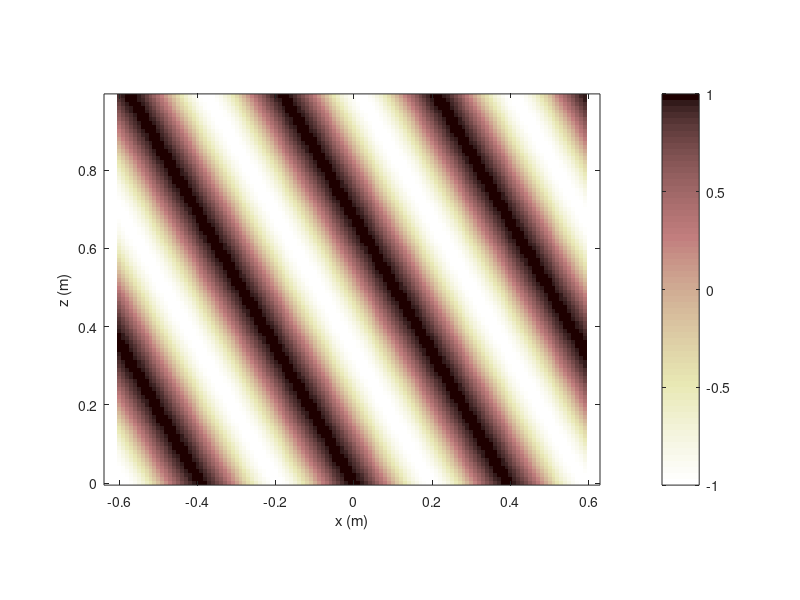

The MATLAB script that drew this image:
%% Plane wave function

c = 340; %sound speed [m/s]
freq = 1000; %frequency [Hz]
k = 2*pi*freq/c; %wave number [rad/m]

%length [m]
Lx = 1.2; 
Lz = 1.0;

%interval [m]
dx = 0.01;
dz = 0.01;

%number of points
Nx = ceil(Lx/dx);
Nz = ceil(Lz/dz);

x = ((0:Nx-1)-Nx/2)'*dx;
y = 0;
z = (0:Nz-1)'*dz;

x_vec = reshape(x*ones(1,Nz),1,Nx*Nz);
y_vec = reshape(y*ones(Nx,Nz),1,Nx*Nz);
z_vec = reshape((z*ones(1,Nx))',1,Nx*Nz);

%direction
theta = pi/3;
phi = 0;

%wave number
kx = k*cos(phi)*sin(theta);
ky = k*sin(phi)*sin(theta);
kz = sqrt(k^2-kx^2-ky^2);
k_vec = [kx, ky, kz]';

%pressure
p_pw = exp(1i*k_vec'*[x_vec;y_vec;z_vec]);
p_pw = reshape(p_pw,Nx,Nz);

%draw figures
figure(1);
imagesc([min(x),max(x)],[min(z),max(z)],real(p_pw).');
set(gca,'YDir','normal');
axis equal;
axis tight;
caxis([-1,1]);
colormap(flipud(pink));
colorbar;
xlabel('x (m)'); ylabel('z (m)');
